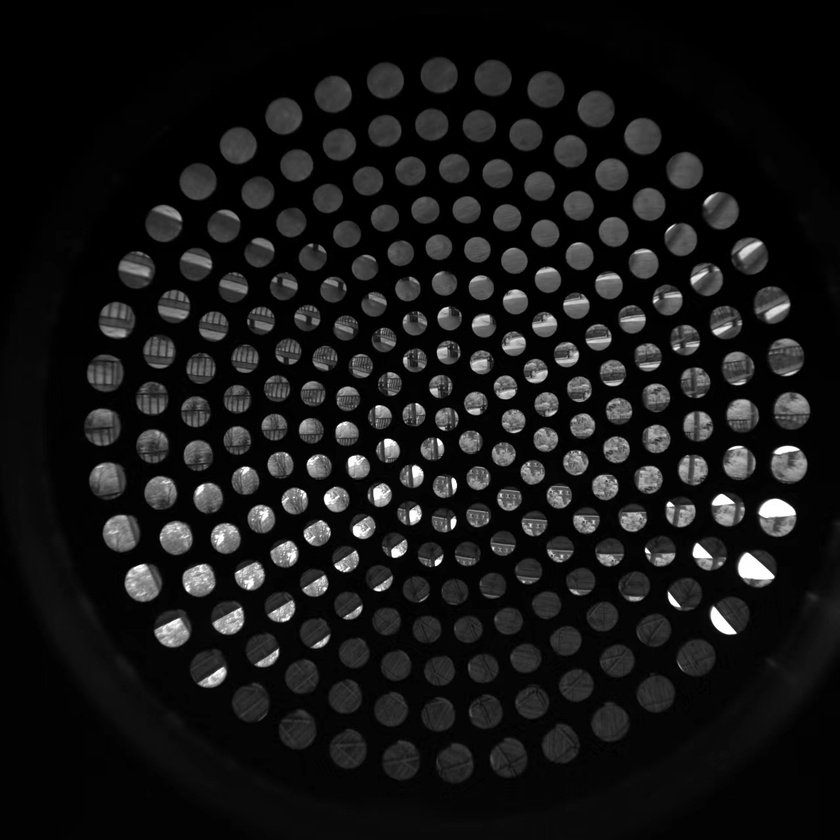
#> input picture projects/image-process/image.jpg, 840 x 840 px, shrunk from 1280 x 1280 before the run
$ python circle_detector.py image.jpg
#> lines starting #> are read from the running program, lines starting #| are printed output that depends on the picture
"""
需求: 给你一张图像, 检测出这张图像中的圆形物体出来
方法: hough transform
Detecting Circles in Images using OpenCV and Hough Circles
ref: https://docs.opencv.org/3.4/d4/d70/tutorial_hough_circle.html
"""
import sys
import cv2 as cv
import numpy as np
def main(argv):

    default_file = 'smarties.png'
    filename = argv[0] if len(argv) > 0 else default_file
    # Loads an image
    src = cv.imread(cv.samples.findFile(filename), cv.IMREAD_COLOR)
#> src is the input picture: shape (840, 840, 3); min 0, max 255, mean 22
    # Check if image is loaded fine
    if src is None:
        print ('Error opening image!')
        print ('Usage: hough_circle.py [image_name -- default ' + default_file + '] \n')
        return -1


    gray = cv.cvtColor(src, cv.COLOR_BGR2GRAY)


    gray = cv.medianBlur(gray, 5)


    rows = gray.shape[0]
#> rows = 840
    # 调参, 检测圆形...
    circles = cv.HoughCircles(gray, cv.HOUGH_GRADIENT, 1, rows / 40,
                               param1=100, param2=30,
                               minRadius=1, maxRadius=30)
#> circles = 203 rows, first 8: [438.5, 74.5, 18], [142.5, 582.5, 18.2], [237.5, 145.5, 18], [684.5, 170.5, 18], [384.5, 80.5, 18], [172.5, 628.5, 18.5], [347.5, 749.5, 18.8], [749.5, 255.5, 18]

    circle_data = []
    cropped_images = []

    if circles is not None:
        circles = np.uint16(np.around(circles))
#> circles = 203 rows, first 8: [438, 74, 18], [142, 582, 18], [238, 146, 18], [684, 170, 18], [384, 80, 18], [172, 628, 18], [348, 750, 19], [750, 256, 18]
        for i in circles[0, :]:
            center = (i[0], i[1])
            radius = i[2]

            # circle center
            # cv.circle(src, center, 1, (0, 100, 100), 3)
            # circle outline
            # cv.circle(src, center, radius, (255, 0, 255), 3)

            circle_data.append((center, radius))

            x = center[0] - radius
            y = center[1] - radius
            w = h = radius * 2

            cropped = src[y:y+h, x:x+w]
            cropped_images.append(cropped)

            for i, cropped in enumerate(cropped_images):
                filename = "D:\\Python\\Python\\projects\\image-process\\tiny_circles\\" + str(i) + ".png"
                cv.imwrite(filename, cropped)
#> this loop made 203 passes
#> (center, radius, x, y, w, h) on passes 1 to 3: ((438, 74), 18, 420, 56, 36, 36), ((142, 582), 18, 124, 564, 36, 36), ((238, 146), 18, 220, 128, 36, 36)
#> pass 1, in main, `cropped = src[y:y+h, x:x+w]`:
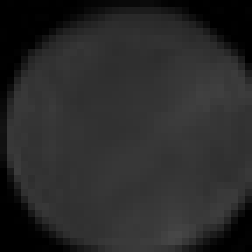
#> cropped: shape (36, 36, 3) (shown 7 times larger); min 0, max 71, mean 41.3
#> pass 2, in main, `cropped = src[y:y+h, x:x+w]`:
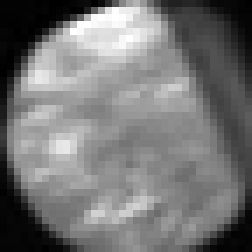
#> cropped: shape (36, 36, 3) (shown 7 times larger); min 0, max 255, mean 117.6
#> pass 3, in main, `cropped = src[y:y+h, x:x+w]`:
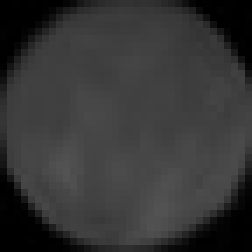
#> cropped: shape (36, 36, 3) (shown 7 times larger); min 0, max 83, mean 52.8
#> after the loop, circle_data = 203 items; cropped_images = 203 items

    cv.imshow("detected circles", src)
    cv.waitKey(0)

    return 0
if __name__ == "__main__":
    main(sys.argv[1:])
